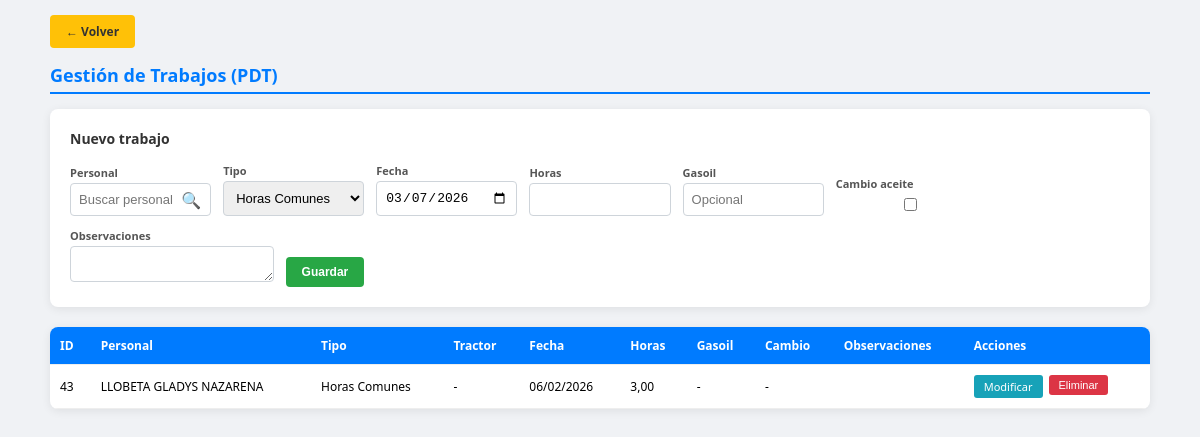
The app's page /gestion_trabajos.php (signed in), older data.
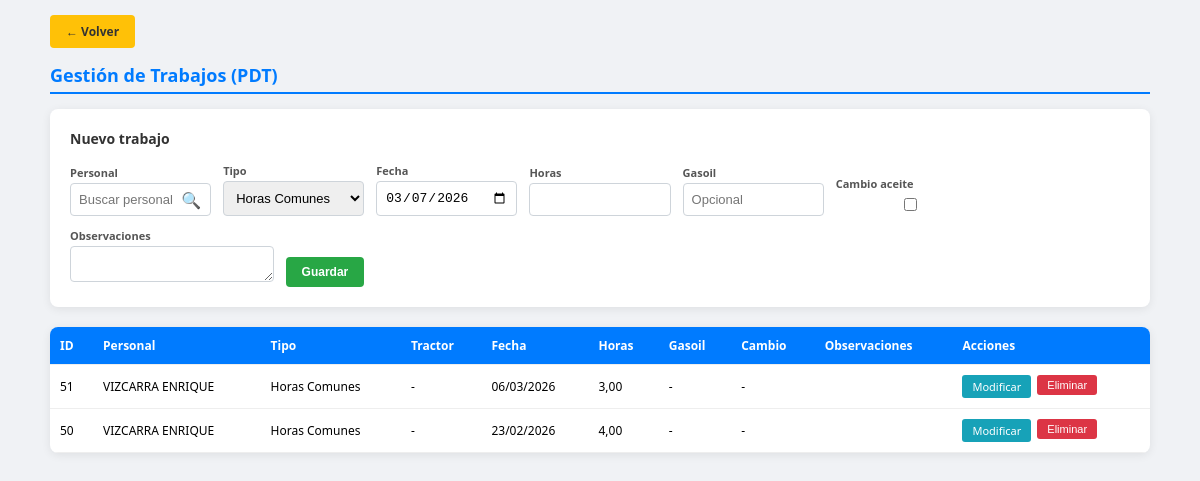
The same page, newer data.
### tables this page shows
CREATE TABLE `pdt` (
  `id` int(11) NOT NULL AUTO_INCREMENT,
  `usuario_id` int(11) NOT NULL,
  `tipo_horas` enum('Horas tractos','Horas Comunes') NOT NULL DEFAULT 'Horas Comunes',
  `tractor` varchar(100) DEFAULT NULL,
  `fecha` date NOT NULL,
  `horas` decimal(5,2) DEFAULT 0.00,
  `cant_gasoil` decimal(6,2) DEFAULT NULL,
  `cambio_aceite` tinyint(1) DEFAULT 0,
  `en_cc` tinyint(1) DEFAULT 0,
  `observaciones` text DEFAULT NULL,
  `fecha_creacion` timestamp NOT NULL DEFAULT current_timestamp(),
  `fecha_modificacion` timestamp NOT NULL DEFAULT current_timestamp() ON UPDATE current_timestamp(),
  PRIMARY KEY (`id`),
  KEY `idx_usuario` (`usuario_id`),
  KEY `idx_fecha` (`fecha`),
  CONSTRAINT `pdt_ibfk_1` FOREIGN KEY (`usuario_id`) REFERENCES `usuarios` (`id`) ON DELETE CASCADE
);

CREATE TABLE `usuarios` (
  `id` int(11) NOT NULL AUTO_INCREMENT,
  `apellido` varchar(150) NOT NULL,
  `dni` varchar(20) NOT NULL,
  `cuit` varchar(25) DEFAULT NULL,
  `domicilio` varchar(200) DEFAULT NULL,
  `email` varchar(100) DEFAULT NULL,
  `celular` varchar(20) DEFAULT NULL,
  `consorcio` varchar(100) DEFAULT NULL,
  PRIMARY KEY (`id`)
);

### gestion_trabajos.php (the view, shortened to what the changed rows need)
<?php
include 'db.php';
$editar = null;
$lista = [];
$res_lista = mysqli_query($conexion, "SELECT p.*, u.apellido AS usuario_nombre FROM pdt p
    INNER JOIN usuarios u ON u.id = p.usuario_id
    ORDER BY p.fecha DESC, p.id DESC LIMIT 500");
if ($res_lista) {
    while ($r = mysqli_fetch_assoc($res_lista)) {
        $lista[] = $r;
    }
}
?>
<!DOCTYPE html>
<html lang="es">
<head>
</head>
<body>
<div class="contenedor">
    <h1>Gestión de Trabajos (PDT)</h1>
    <div class="form-caja">
        <h2><?= $editar ? 'Modificar trabajo' : 'Nuevo trabajo' ?></h2>
    </div>
    <div class="grid-tabla">
        <table>
            <thead>
                <tr>
                    <th>ID</th>
                    <th>Personal</th>
                    <th>Tipo</th>
                    <th>Tractor</th>
                    <th>Fecha</th>
                    <th>Horas</th>
                    <th>Gasoil</th>
                    <th>Cambio</th>
                    <th>Observaciones</th>
                    <th>Acciones</th>
                </tr>
            </thead>
            <tbody>
                <?php if (empty($lista)): ?>
                <tr><td colspan="10" style="padding: 30px; text-align: center; color: #999;">No hay trabajos cargados</td></tr>
                <?php else: ?>
                <?php foreach ($lista as $p): ?>
                <tr>
                    <td><?= (int)$p['id'] ?></td>
                    <td><?= htmlspecialchars($p['usuario_nombre'] ?? '') ?></td>
                    <td><?= htmlspecialchars($p['tipo_horas'] ?? '-') ?></td>
                    <td><?= htmlspecialchars($p['tractor'] ?? '-') ?></td>
                    <td><?= date('d/m/Y', strtotime($p['fecha'])) ?></td>
                    <td><?= number_format((float)($p['horas'] ?? 0), 2, ',', '.') ?></td>
                    <td><?= isset($p['cant_gasoil']) && $p['cant_gasoil'] !== null ? number_format((float)$p['cant_gasoil'], 2, ',', '.') : '-' ?></td>
                    <td><?= (isset($p['cambio_aceite']) && $p['cambio_aceite'] == 1) ? '✓' : '-' ?></td>
                    <td style="max-width: 150px; overflow: hidden; text-overflow: ellipsis;"><?= htmlspecialchars(mb_substr($p['observaciones'] ?? '', 0, 30)) ?><?= mb_strlen($p['observaciones'] ?? '') > 30 ? '…' : '' ?></td>
                    <td>
                        <div class="acciones">
                            <a href="gestion_trabajos.php?editar=<?= (int)$p['id'] ?>" class="btn-mod">Modificar</a>
                            <form method="POST" style="display:inline;" onsubmit="return confirm('¿Eliminar este trabajo?');">
                                <button type="submit" name="eliminar" class="btn-del">Eliminar</button>
                            </form>
                        </div>
                    </td>
                </tr>
                <?php endforeach; ?>
                <?php endif; ?>
            </tbody>
        </table>
    </div>
</div>
</body>
</html>

Row changes from the older to the newer data that the page shows:
removed pdt: id "43", usuario.apellido "LLOBETA GLADYS NAZARENA", tipo_horas "Horas Comunes", tractor "-", fecha "06/02/2026", horas "3,00"
added pdt: id "51", usuario.apellido "VIZCARRA ENRIQUE", tipo_horas "Horas Comunes", tractor "-", fecha "06/03/2026", horas "3,00"
added pdt: id "50", usuario.apellido "VIZCARRA ENRIQUE", tipo_horas "Horas Comunes", tractor "-", fecha "23/02/2026", horas "4,00"
